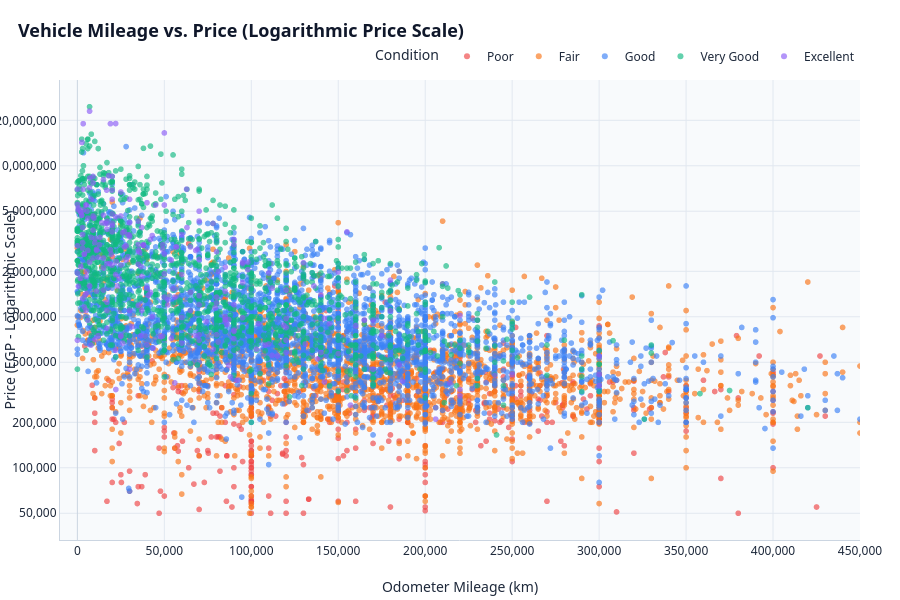

Notebook source saved alongside this figure:
### Markdown cell above
**Analytical Takeaway (Chart B1):**
- **12x Valuation Spread**: Among the top 15 highest-volume brands, median valuations span an order of magnitude: from **1,850,000 EGP for BMW** and **1,650,000 EGP for Mercedes-Benz** down to **200,000 EGP for Daewoo** and **155,000 EGP for Fiat**.
- **European Mid-Premium Tier**: European volume brands like **Skoda (885,000 EGP)** and **Peugeot (850,000 EGP)** command a distinct price premium over Asian mass-market rivals like **Toyota (680,000 EGP)** and **Hyundai (580,000 EGP)**.

### Code cell
# Chart B2: Mileage vs. Price (Interactive Scatter Plot with Condition Segmentation)
# Sample 8,000 points if needed for instantaneous browser rendering while preserving total distribution
plot_df_b2 = df.sample(min(8000, len(df)), random_state=42)

condition_order = ['Poor', 'Fair', 'Good', 'Very Good', 'Excellent']
condition_colors = {
    'Poor': '#EF4444',
    'Fair': '#F97316',
    'Good': '#3B82F6',
    'Very Good': '#10B981',
    'Excellent': '#8B5CF6'
}

fig_b2 = px.scatter(
    plot_df_b2,
    x='Mileage',
    y='Price',
    color='Condition',
    category_orders={'Condition': condition_order},
    color_discrete_map=condition_colors,
    custom_data=['Brand', 'Model', 'Year', 'Condition', 'car_age'],
    opacity=0.65,
    log_y=True,
    title="<b>Vehicle Mileage vs. Price (Logarithmic Price Scale)</b>"
)

fig_b2.update_traces(
    marker=dict(size=6),
    hovertemplate=(
        "<b>%{customdata[0]} %{customdata[1]}</b> (%{customdata[2]})<br>"
        "Price: %{y:,.0f} EGP<br>"
        "Mileage: %{x:,.0f} km<br>"
        "Age: %{customdata[4]} yrs | Condition: %{customdata[3]}<extra></extra>"
    )
)

fig_b2.update_layout(
    xaxis=dict(title="Odometer Mileage (km)", tickformat=",.0f", range=[-10000, 450000]),
    yaxis=dict(title="Price (EGP - Logarithmic Scale)", tickformat=",.0f"),
    legend=dict(title="Condition", orientation="h", yanchor="bottom", y=1.02, xanchor="right", x=1)
)

save_and_show(fig_b2, "B2_mileage_vs_price_scatter.html", height=600)

### Figure 1 — Plotly figure (JSON) as saved in the notebook; plotly's stock layout.template omitted (floating-point values rounded to 4 significant figures; data arrays with more than 128 entries replaced by an {"elided": "..."} marker saying what was removed)
{"data": [{"customdata": {"elided": "562x5 mixed values"}, "hovertemplate": "<b>%{customdata[0]} %{customdata[1]}</b> (%{customdata[2]})<br>Price: %{y:,.0f} EGP<br>Mileage: %{x:,.0f} km<br>Age: %{customdata[4]} yrs | Condition: %{customdata[3]}<extra></extra>", "legendgroup": "Poor", "marker": {"color": "#EF4444", "opacity": 0.65, "size": 6, "symbol": "circle"}, "mode": "markers", "name": "Poor", "showlegend": true, "type": "scattergl", "x": {"elided": "562 int values"}, "xaxis": "x", "y": {"elided": "562 int values"}, "yaxis": "y"}, {"customdata": {"elided": "2305x5 mixed values"}, "hovertemplate": "<b>%{customdata[0]} %{customdata[1]}</b> (%{customdata[2]})<br>Price: %{y:,.0f} EGP<br>Mileage: %{x:,.0f} km<br>Age: %{customdata[4]} yrs | Condition: %{customdata[3]}<extra></extra>", "legendgroup": "Fair", "marker": {"color": "#F97316", "opacity": 0.65, "size": 6, "symbol": "circle"}, "mode": "markers", "name": "Fair", "showlegend": true, "type": "scattergl", "x": {"elided": "2305 int values"}, "xaxis": "x", "y": {"elided": "2305 int values"}, "yaxis": "y"}, {"customdata": {"elided": "3360x5 mixed values"}, "hovertemplate": "<b>%{customdata[0]} %{customdata[1]}</b> (%{customdata[2]})<br>Price: %{y:,.0f} EGP<br>Mileage: %{x:,.0f} km<br>Age: %{customdata[4]} yrs | Condition: %{customdata[3]}<extra></extra>", "legendgroup": "Good", "marker": {"color": "#3B82F6", "opacity": 0.65, "size": 6, "symbol": "circle"}, "mode": "markers", "name": "Good", "showlegend": true, "type": "scattergl", "x": {"elided": "3360 int values"}, "xaxis": "x", "y": {"elided": "3360 int values"}, "yaxis": "y"}, {"customdata": {"elided": "1516x5 mixed values"}, "hovertemplate": "<b>%{customdata[0]} %{customdata[1]}</b> (%{customdata[2]})<br>Price: %{y:,.0f} EGP<br>Mileage: %{x:,.0f} km<br>Age: %{customdata[4]} yrs | Condition: %{customdata[3]}<extra></extra>", "legendgroup": "Very Good", "marker": {"color": "#10B981", "opacity": 0.65, "size": 6, "symbol": "circle"}, "mode": "markers", "name": "Very Good", "showlegend": true, "type": "scattergl", "x": {"elided": "1516 int values"}, "xaxis": "x", "y": {"elided": "1516 int values"}, "yaxis": "y"}, {"customdata": {"elided": "257x5 mixed values"}, "hovertemplate": "<b>%{customdata[0]} %{customdata[1]}</b> (%{customdata[2]})<br>Price: %{y:,.0f} EGP<br>Mileage: %{x:,.0f} km<br>Age: %{customdata[4]} yrs | Condition: %{customdata[3]}<extra></extra>", "legendgroup": "Excellent", "marker": {"color": "#8B5CF6", "opacity": 0.65, "size": 6, "symbol": "circle"}, "mode": "markers", "name": "Excellent", "showlegend": true, "type": "scattergl", "x": {"elided": "257 int values"}, "xaxis": "x", "y": {"elided": "257 int values"}, "yaxis": "y"}], "layout": {"height": 600, "legend": {"orientation": "h", "title": {"text": "Condition"}, "tracegroupgap": 0, "x": 1, "xanchor": "right", "y": 1.02, "yanchor": "bottom"}, "margin": {"b": 60, "l": 60, "r": 40, "t": 80}, "title": {"text": "<b>Vehicle Mileage vs. Price (Logarithmic Price Scale)</b>"}, "xaxis": {"anchor": "y", "domain": [0.0, 1.0], "range": [-10000, 450000], "tickformat": ",.0f", "title": {"text": "Odometer Mileage (km)"}}, "yaxis": {"anchor": "x", "domain": [0.0, 1.0], "tickformat": ",.0f", "title": {"text": "Price (EGP - Logarithmic Scale)"}, "type": "log"}}}
